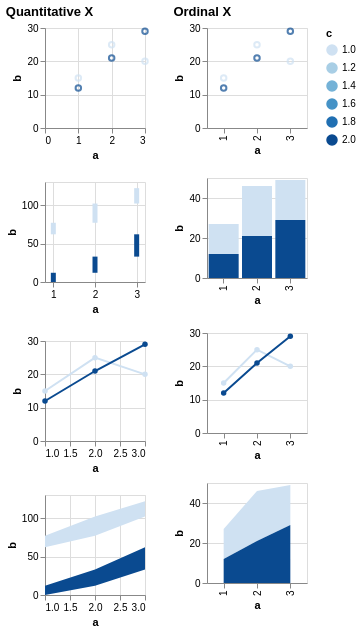

Here is the Vega-Lite specification saved for this chart:
### Vega specification from a JSON file in a GitHub repository (floating-point values rounded to 4 significant figures)
{"$schema": "https://vega.github.io/schema/vega/v6.json", "description": "Testing invalid", "background": "white", "padding": 5, "data": [{"name": "source_0", "values": [{"a": 1, "b": 15, "c": 1}, {"a": 2, "b": 25, "c": 1}, {"a": 3, "b": 20, "c": 1}, {"a": 1, "b": 12, "c": 2}, {"a": 2, "b": 21, "c": 2}, {"a": 3, "b": 29, "c": 2}, {"a": 1, "b": 8, "c": null}, {"a": 2, "b": 31, "c": null}, {"a": 3, "b": 49, "c": null}]}, {"name": "data_0", "source": "source_0", "transform": [{"type": "formula", "expr": "toNumber(datum[\"a\"])", "as": "a"}]}, {"name": "data_1", "source": "data_0", "transform": [{"type": "filter", "expr": "isValid(datum[\"a\"]) && isFinite(+datum[\"a\"]) && isValid(datum[\"b\"]) && isFinite(+datum[\"b\"]) && isValid(datum[\"c\"]) && isFinite(+datum[\"c\"])"}]}, {"name": "data_2", "source": "data_0", "transform": [{"type": "stack", "groupby": [], "field": "b", "sort": {"field": ["c"], "order": ["descending"]}, "as": ["b_start", "b_end"], "offset": "zero"}, {"type": "filter", "expr": "isValid(datum[\"a\"]) && isFinite(+datum[\"a\"]) && isValid(datum[\"b\"]) && isFinite(+datum[\"b\"]) && isValid(datum[\"c\"]) && isFinite(+datum[\"c\"])"}]}, {"name": "data_3", "source": "data_0", "transform": [{"type": "stack", "groupby": [], "field": "b", "sort": {"field": ["c"], "order": ["descending"]}, "as": ["b_start", "b_end"], "offset": "zero"}, {"type": "filter", "expr": "isValid(datum[\"a\"]) && isFinite(+datum[\"a\"]) && isValid(datum[\"b\"]) && isFinite(+datum[\"b\"]) && isValid(datum[\"c\"]) && isFinite(+datum[\"c\"])"}]}, {"name": "data_4", "source": "data_0", "transform": [{"type": "filter", "expr": "isValid(datum[\"b\"]) && isFinite(+datum[\"b\"]) && isValid(datum[\"c\"]) && isFinite(+datum[\"c\"])"}]}, {"name": "data_5", "source": "data_0", "transform": [{"type": "stack", "groupby": ["a"], "field": "b", "sort": {"field": ["c"], "order": ["descending"]}, "as": ["b_start", "b_end"], "offset": "zero"}, {"type": "filter", "expr": "isValid(datum[\"b\"]) && isFinite(+datum[\"b\"]) && isValid(datum[\"c\"]) && isFinite(+datum[\"c\"])"}]}, {"name": "data_6", "source": "data_0", "transform": [{"type": "impute", "field": "b", "groupby": ["c"], "key": "a", "method": "value", "value": 0}, {"type": "stack", "groupby": ["a"], "field": "b", "sort": {"field": ["c"], "order": ["descending"]}, "as": ["b_start", "b_end"], "offset": "zero"}, {"type": "filter", "expr": "isValid(datum[\"b\"]) && isFinite(+datum[\"b\"]) && isValid(datum[\"c\"]) && isFinite(+datum[\"c\"])"}]}], "signals": [{"name": "childWidth", "value": 100}, {"name": "concat_0_childHeight", "value": 100}, {"name": "concat_1_childHeight", "value": 100}], "layout": {"padding": 20, "bounds": "full", "align": "each"}, "marks": [{"type": "group", "name": "concat_0_group", "title": {"text": "Quantitative X", "anchor": "start"}, "layout": {"padding": 20, "columns": 1, "bounds": "full", "align": "each"}, "marks": [{"type": "group", "name": "concat_0_concat_0_group", "style": "cell", "encode": {"update": {"width": {"signal": "childWidth"}, "height": {"signal": "concat_0_childHeight"}}}, "marks": [{"name": "concat_0_concat_0_marks", "type": "symbol", "style": ["point"], "from": {"data": "data_1"}, "encode": {"update": {"opacity": {"value": 0.7}, "fill": {"value": "transparent"}, "stroke": {"scale": "color", "field": "c"}, "tooltip": {"signal": "{\"a\": format(datum[\"a\"], \"\"), \"b\": format(datum[\"b\"], \"\"), \"c\": format(datum[\"c\"], \"\")}"}, "ariaRoleDescription": {"value": "point"}, "description": {"signal": "\"a: \" + (format(datum[\"a\"], \"\")) + \"; b: \" + (format(datum[\"b\"], \"\")) + \"; c: \" + (format(datum[\"c\"], \"\"))"}, "x": {"scale": "concat_0_concat_0_x", "field": "a"}, "y": {"scale": "concat_0_concat_0_y", "field": "b"}}}}], "axes": [{"scale": "concat_0_concat_0_x", "orient": "bottom", "gridScale": "concat_0_concat_0_y", "grid": true, "tickCount": {"signal": "ceil(childWidth/40)"}, "domain": false, "labels": false, "aria": false, "maxExtent": 0, "minExtent": 0, "ticks": false, "zindex": 0}, {"scale": "concat_0_concat_0_y", "orient": "left", "gridScale": "concat_0_concat_0_x", "grid": true, "tickCount": {"signal": "ceil(concat_0_childHeight/40)"}, "domain": false, "labels": false, "aria": false, "maxExtent": 0, "minExtent": 0, "ticks": false, "zindex": 0}, {"scale": "concat_0_concat_0_x", "orient": "bottom", "grid": false, "title": "a", "labelFlush": true, "labelOverlap": true, "tickCount": {"signal": "ceil(childWidth/40)"}, "zindex": 0}, {"scale": "concat_0_concat_0_y", "orient": "left", "grid": false, "title": "b", "labelOverlap": true, "tickCount": {"signal": "ceil(concat_0_childHeight/40)"}, "zindex": 0}]}, {"type": "group", "name": "concat_0_concat_1_group", "style": "cell", "encode": {"update": {"width": {"signal": "childWidth"}, "height": {"signal": "concat_0_childHeight"}}}, "marks": [{"name": "concat_0_concat_1_marks", "type": "rect", "style": ["bar"], "from": {"data": "data_2"}, "encode": {"update": {"fill": {"scale": "color", "field": "c"}, "tooltip": {"signal": "{\"a\": format(datum[\"a\"], \"\"), \"b\": format(datum[\"b\"], \"\"), \"c\": format(datum[\"c\"], \"\")}"}, "ariaRoleDescription": {"value": "bar"}, "description": {"signal": "\"a: \" + (format(datum[\"a\"], \"\")) + \"; b: \" + (format(datum[\"b\"], \"\")) + \"; c: \" + (format(datum[\"c\"], \"\"))"}, "xc": {"scale": "concat_0_concat_1_x", "field": "a"}, "width": {"value": 5}, "y": {"scale": "concat_0_concat_1_y", "field": "b_end"}, "y2": {"scale": "concat_0_concat_1_y", "field": "b_start"}}}}], "axes": [{"scale": "concat_0_concat_1_x", "orient": "bottom", "gridScale": "concat_0_concat_1_y", "grid": true, "tickCount": {"signal": "ceil(childWidth/40)"}, "domain": false, "labels": false, "aria": false, "maxExtent": 0, "minExtent": 0, "ticks": false, "zindex": 0}, {"scale": "concat_0_concat_1_y", "orient": "left", "gridScale": "concat_0_concat_1_x", "grid": true, "tickCount": {"signal": "ceil(concat_0_childHeight/40)"}, "domain": false, "labels": false, "aria": false, "maxExtent": 0, "minExtent": 0, "ticks": false, "zindex": 0}, {"scale": "concat_0_concat_1_x", "orient": "bottom", "grid": false, "title": "a", "labelFlush": true, "labelOverlap": true, "tickCount": {"signal": "ceil(childWidth/40)"}, "zindex": 0}, {"scale": "concat_0_concat_1_y", "orient": "left", "grid": false, "title": "b", "labelOverlap": true, "tickCount": {"signal": "ceil(concat_0_childHeight/40)"}, "zindex": 0}]}, {"type": "group", "name": "concat_0_concat_2_group", "style": "cell", "encode": {"update": {"width": {"signal": "childWidth"}, "height": {"signal": "concat_0_childHeight"}}}, "marks": [{"name": "concat_0_concat_2_layer_0_pathgroup", "type": "group", "from": {"facet": {"name": "faceted_path_concat_0_concat_2_layer_0_main", "data": "data_1", "groupby": ["c"]}}, "encode": {"update": {"width": {"field": {"group": "width"}}, "height": {"field": {"group": "height"}}}}, "marks": [{"name": "concat_0_concat_2_layer_0_marks", "type": "line", "style": ["line"], "sort": {"field": "x"}, "from": {"data": "faceted_path_concat_0_concat_2_layer_0_main"}, "encode": {"update": {"stroke": {"scale": "color", "field": "c"}, "tooltip": {"signal": "{\"a\": format(datum[\"a\"], \"\"), \"b\": format(datum[\"b\"], \"\"), \"c\": format(datum[\"c\"], \"\")}"}, "description": {"signal": "\"a: \" + (format(datum[\"a\"], \"\")) + \"; b: \" + (format(datum[\"b\"], \"\")) + \"; c: \" + (format(datum[\"c\"], \"\"))"}, "x": {"scale": "concat_0_concat_2_x", "field": "a"}, "y": {"scale": "concat_0_concat_2_y", "field": "b"}}}}]}, {"name": "concat_0_concat_2_layer_1_marks", "type": "symbol", "style": ["point"], "from": {"data": "data_1"}, "encode": {"update": {"opacity": {"value": 1}, "fill": {"scale": "color", "field": "c"}, "tooltip": {"signal": "{\"a\": format(datum[\"a\"], \"\"), \"b\": format(datum[\"b\"], \"\"), \"c\": format(datum[\"c\"], \"\")}"}, "ariaRoleDescription": {"value": "point"}, "description": {"signal": "\"a: \" + (format(datum[\"a\"], \"\")) + \"; b: \" + (format(datum[\"b\"], \"\")) + \"; c: \" + (format(datum[\"c\"], \"\"))"}, "x": {"scale": "concat_0_concat_2_x", "field": "a"}, "y": {"scale": "concat_0_concat_2_y", "field": "b"}}}}], "axes": [{"scale": "concat_0_concat_2_x", "orient": "bottom", "gridScale": "concat_0_concat_2_y", "grid": true, "tickCount": {"signal": "ceil(childWidth/40)"}, "domain": false, "labels": false, "aria": false, "maxExtent": 0, "minExtent": 0, "ticks": false, "zindex": 0}, {"scale": "concat_0_concat_2_y", "orient": "left", "gridScale": "concat_0_concat_2_x", "grid": true, "tickCount": {"signal": "ceil(concat_0_childHeight/40)"}, "domain": false, "labels": false, "aria": false, "maxExtent": 0, "minExtent": 0, "ticks": false, "zindex": 0}, {"scale": "concat_0_concat_2_x", "orient": "bottom", "grid": false, "title": "a", "labelFlush": true, "labelOverlap": true, "tickCount": {"signal": "ceil(childWidth/40)"}, "zindex": 0}, {"scale": "concat_0_concat_2_y", "orient": "left", "grid": false, "title": "b", "labelOverlap": true, "tickCount": {"signal": "ceil(concat_0_childHeight/40)"}, "zindex": 0}]}, {"type": "group", "name": "concat_0_concat_3_group", "style": "cell", "encode": {"update": {"width": {"signal": "childWidth"}, "height": {"signal": "concat_0_childHeight"}}}, "marks": [{"name": "concat_0_concat_3_pathgroup", "type": "group", "from": {"facet": {"name": "faceted_path_concat_0_concat_3_main", "data": "data_3", "groupby": ["c"]}}, "encode": {"update": {"width": {"field": {"group": "width"}}, "height": {"field": {"group": "height"}}}}, "marks": [{"name": "concat_0_concat_3_marks", "type": "area", "style": ["area"], "sort": {"field": "x"}, "from": {"data": "faceted_path_concat_0_concat_3_main"}, "encode": {"update": {"orient": {"value": "vertical"}, "fill": {"scale": "color", "field": "c"}, "tooltip": {"signal": "{\"a\": format(datum[\"a\"], \"\"), \"b\": format(datum[\"b\"], \"\"), \"c\": format(datum[\"c\"], \"\")}"}, "description": {"signal": "\"a: \" + (format(datum[\"a\"], \"\")) + \"; b: \" + (format(datum[\"b\"], \"\")) + \"; c: \" + (format(datum[\"c\"], \"\"))"}, "x": {"scale": "concat_0_concat_3_x", "field": "a"}, "y": {"scale": "concat_0_concat_3_y", "field": "b_end"}, "y2": {"scale": "concat_0_concat_3_y", "field": "b_start"}}}}]}], "axes": [{"scale": "concat_0_concat_3_x", "orient": "bottom", "gridScale": "concat_0_concat_3_y", "grid": true, "tickCount": {"signal": "ceil(childWidth/40)"}, "domain": false, "labels": false, "aria": false, "maxExtent": 0, "minExtent": 0, "ticks": false, "zindex": 0}, {"scale": "concat_0_concat_3_y", "orient": "left", "gridScale": "concat_0_concat_3_x", "grid": true, "tickCount": {"signal": "ceil(concat_0_childHeight/40)"}, "domain": false, "labels": false, "aria": false, "maxExtent": 0, "minExtent": 0, "ticks": false, "zindex": 0}, {"scale": "concat_0_concat_3_x", "orient": "bottom", "grid": false, "title": "a", "labelFlush": true, "labelOverlap": true, "tickCount": {"signal": "ceil(childWidth/40)"}, "zindex": 0}, {"scale": "concat_0_concat_3_y", "orient": "left", "grid": false, "title": "b", "labelOverlap": true, "tickCount": {"signal": "ceil(concat_0_childHeight/40)"}, "zindex": 0}]}]}, {"type": "group", "name": "concat_1_group", "title": {"text": "Ordinal X", "anchor": "start"}, "layout": {"padding": 20, "columns": 1, "bounds": "full", "align": "each"}, "marks": [{"type": "group", "name": "concat_1_concat_0_group", "style": "cell", "encode": {"update": {"width": {"signal": "childWidth"}, "height": {"signal": "concat_1_childHeight"}}}, "marks": [{"name": "concat_1_concat_0_marks", "type": "symbol", "style": ["point"], "from": {"data": "data_4"}, "encode": {"update": {"opacity": {"value": 0.7}, "fill": {"value": "transparent"}, "stroke": {"scale": "color", "field": "c"}, "tooltip": {"signal": "{\"a\": isValid(datum[\"a\"]) ? datum[\"a\"] : \"\"+datum[\"a\"], \"b\": format(datum[\"b\"], \"\"), \"c\": format(datum[\"c\"], \"\")}"}, "ariaRoleDescription": {"value": "point"}, "description": {"signal": "\"a: \" + (isValid(datum[\"a\"]) ? datum[\"a\"] : \"\"+datum[\"a\"]) + \"; b: \" + (format(datum[\"b\"], \"\")) + \"; c: \" + (format(datum[\"c\"], \"\"))"}, "x": {"scale": "concat_1_concat_0_x", "field": "a"}, "y": {"scale": "concat_1_concat_0_y", "field": "b"}}}}], "axes": [{"scale": "concat_1_concat_0_y", "orient": "left", "gridScale": "concat_1_concat_0_x", "grid": true, "tickCount": {"signal": "ceil(concat_1_childHeight/40)"}, "domain": false, "labels": false, "aria": false, "maxExtent": 0, "minExtent": 0, "ticks": false, "zindex": 0}, {"scale": "concat_1_concat_0_x", "orient": "bottom", "grid": false, "title": "a", "labelAlign": "right", "labelAngle": 270, "labelBaseline": "middle", "zindex": 0}, {"scale": "concat_1_concat_0_y", "orient": "left", "grid": false, "title": "b", "labelOverlap": true, "tickCount": {"signal": "ceil(concat_1_childHeight/40)"}, "zindex": 0}]}, {"type": "group", "name": "concat_1_concat_1_group", "style": "cell", "encode": {"update": {"width": {"signal": "childWidth"}, "height": {"signal": "concat_1_childHeight"}}}, "marks": [{"name": "concat_1_concat_1_marks", "type": "rect", "style": ["bar"], "from": {"data": "data_5"}, "encode": {"update": {"fill": {"scale": "color", "field": "c"}, "tooltip": {"signal": "{\"a\": isValid(datum[\"a\"]) ? datum[\"a\"] : \"\"+datum[\"a\"], \"b\": format(datum[\"b\"], \"\"), \"c\": format(datum[\"c\"], \"\")}"}, "ariaRoleDescription": {"value": "bar"}, "description": {"signal": "\"a: \" + (isValid(datum[\"a\"]) ? datum[\"a\"] : \"\"+datum[\"a\"]) + \"; b: \" + (format(datum[\"b\"], \"\")) + \"; c: \" + (format(datum[\"c\"], \"\"))"}, "x": {"scale": "concat_1_concat_1_x", "field": "a"}, "width": {"signal": "max(0.25, bandwidth('concat_1_concat_1_x'))"}, "y": {"scale": "concat_1_concat_1_y", "field": "b_end"}, "y2": {"scale": "concat_1_concat_1_y", "field": "b_start"}}}}], "axes": [{"scale": "concat_1_concat_1_y", "orient": "left", "gridScale": "concat_1_concat_1_x", "grid": true, "tickCount": {"signal": "ceil(concat_1_childHeight/40)"}, "domain": false, "labels": false, "aria": false, "maxExtent": 0, "minExtent": 0, "ticks": false, "zindex": 0}, {"scale": "concat_1_concat_1_x", "orient": "bottom", "grid": false, "title": "a", "labelAlign": "right", "labelAngle": 270, "labelBaseline": "middle", "zindex": 0}, {"scale": "concat_1_concat_1_y", "orient": "left", "grid": false, "title": "b", "labelOverlap": true, "tickCount": {"signal": "ceil(concat_1_childHeight/40)"}, "zindex": 0}]}, {"type": "group", "name": "concat_1_concat_2_group", "style": "cell", "encode": {"update": {"width": {"signal": "childWidth"}, "height": {"signal": "concat_1_childHeight"}}}, "marks": [{"name": "concat_1_concat_2_layer_0_pathgroup", "type": "group", "from": {"facet": {"name": "faceted_path_concat_1_concat_2_layer_0_main", "data": "data_4", "groupby": ["c"]}}, "encode": {"update": {"width": {"field": {"group": "width"}}, "height": {"field": {"group": "height"}}}}, "marks": [{"name": "concat_1_concat_2_layer_0_marks", "type": "line", "style": ["line"], "sort": {"field": "x"}, "from": {"data": "faceted_path_concat_1_concat_2_layer_0_main"}, "encode": {"update": {"stroke": {"scale": "color", "field": "c"}, "tooltip": {"signal": "{\"a\": isValid(datum[\"a\"]) ? datum[\"a\"] : \"\"+datum[\"a\"], \"b\": format(datum[\"b\"], \"\"), \"c\": format(datum[\"c\"], \"\")}"}, "description": {"signal": "\"a: \" + (isValid(datum[\"a\"]) ? datum[\"a\"] : \"\"+datum[\"a\"]) + \"; b: \" + (format(datum[\"b\"], \"\")) + \"; c: \" + (format(datum[\"c\"], \"\"))"}, "x": {"scale": "concat_1_concat_2_x", "field": "a"}, "y": {"scale": "concat_1_concat_2_y", "field": "b"}}}}]}, {"name": "concat_1_concat_2_layer_1_marks", "type": "symbol", "style": ["point"], "from": {"data": "data_4"}, "encode": {"update": {"opacity": {"value": 1}, "fill": {"scale": "color", "field": "c"}, "tooltip": {"signal": "{\"a\": isValid(datum[\"a\"]) ? datum[\"a\"] : \"\"+datum[\"a\"], \"b\": format(datum[\"b\"], \"\"), \"c\": format(datum[\"c\"], \"\")}"}, "ariaRoleDescription": {"value": "point"}, "description": {"signal": "\"a: \" + (isValid(datum[\"a\"]) ? datum[\"a\"] : \"\"+datum[\"a\"]) + \"; b: \" + (format(datum[\"b\"], \"\")) + \"; c: \" + (format(datum[\"c\"], \"\"))"}, "x": {"scale": "concat_1_concat_2_x", "field": "a"}, "y": {"scale": "concat_1_concat_2_y", "field": "b"}}}}], "axes": [{"scale": "concat_1_concat_2_y", "orient": "left", "gridScale": "concat_1_concat_2_x", "grid": true, "tickCount": {"signal": "ceil(concat_1_childHeight/40)"}, "domain": false, "labels": false, "aria": false, "maxExtent": 0, "minExtent": 0, "ticks": false, "zindex": 0}, {"scale": "concat_1_concat_2_x", "orient": "bottom", "grid": false, "title": "a", "labelAlign": "right", "labelAngle": 270, "labelBaseline": "middle", "zindex": 0}, {"scale": "concat_1_concat_2_y", "orient": "left", "grid": false, "title": "b", "labelOverlap": true, "tickCount": {"signal": "ceil(concat_1_childHeight/40)"}, "zindex": 0}]}, {"type": "group", "name": "concat_1_concat_3_group", "style": "cell", "encode": {"update": {"width": {"signal": "childWidth"}, "height": {"signal": "concat_1_childHeight"}}}, "marks": [{"name": "concat_1_concat_3_pathgroup", "type": "group", "from": {"facet": {"name": "faceted_path_concat_1_concat_3_main", "data": "data_6", "groupby": ["c"]}}, "encode": {"update": {"width": {"field": {"group": "width"}}, "height": {"field": {"group": "height"}}}}, "marks": [{"name": "concat_1_concat_3_marks", "type": "area", "style": ["area"], "sort": {"field": "x"}, "from": {"data": "faceted_path_concat_1_concat_3_main"}, "encode": {"update": {"orient": {"value": "vertical"}, "fill": {"scale": "color", "field": "c"}, "tooltip": {"signal": "{\"a\": isValid(datum[\"a\"]) ? datum[\"a\"] : \"\"+datum[\"a\"], \"b\": format(datum[\"b\"], \"\"), \"c\": format(datum[\"c\"], \"\")}"}, "description": {"signal": "\"a: \" + (isValid(datum[\"a\"]) ? datum[\"a\"] : \"\"+datum[\"a\"]) + \"; b: \" + (format(datum[\"b\"], \"\")) + \"; c: \" + (format(datum[\"c\"], \"\"))"}, "x": {"scale": "concat_1_concat_3_x", "field": "a"}, "y": {"scale": "concat_1_concat_3_y", "field": "b_end"}, "y2": {"scale": "concat_1_concat_3_y", "field": "b_start"}}}}]}], "axes": [{"scale": "concat_1_concat_3_y", "orient": "left", "gridScale": "concat_1_concat_3_x", "grid": true, "tickCount": {"signal": "ceil(concat_1_childHeight/40)"}, "domain": false, "labels": false, "aria": false, "maxExtent": 0, "minExtent": 0, "ticks": false, "zindex": 0}, {"scale": "concat_1_concat_3_x", "orient": "bottom", "grid": false, "title": "a", "labelAlign": "right", "labelAngle": 270, "labelBaseline": "middle", "zindex": 0}, {"scale": "concat_1_concat_3_y", "orient": "left", "grid": false, "title": "b", "labelOverlap": true, "tickCount": {"signal": "ceil(concat_1_childHeight/40)"}, "zindex": 0}]}]}], "scales": [{"name": "color", "type": "linear", "domain": {"fields": [{"data": "data_1", "field": "c"}, {"data": "data_2", "field": "c"}, {"data": "data_3", "field": "c"}, {"data": "data_4", "field": "c"}, {"data": "data_5", "field": "c"}, {"data": "data_6", "field": "c"}]}, "range": "ramp", "interpolate": "hcl", "zero": false}, {"name": "concat_0_concat_0_x", "type": "linear", "domain": {"data": "data_1", "field": "a"}, "range": [0, {"signal": "childWidth"}], "nice": true, "zero": true}, {"name": "concat_0_concat_0_y", "type": "linear", "domain": {"data": "data_1", "field": "b"}, "range": [{"signal": "concat_0_childHeight"}, 0], "nice": true, "zero": true}, {"name": "concat_0_concat_1_x", "type": "linear", "domain": {"data": "data_2", "field": "a"}, "range": [0, {"signal": "childWidth"}], "nice": true, "zero": false, "padding": 5}, {"name": "concat_0_concat_1_y", "type": "linear", "domain": {"data": "data_2", "fields": ["b_start", "b_end"]}, "range": [{"signal": "concat_0_childHeight"}, 0], "nice": true, "zero": true}, {"name": "concat_0_concat_2_x", "type": "linear", "domain": {"data": "data_1", "field": "a"}, "range": [0, {"signal": "childWidth"}], "nice": true, "zero": false}, {"name": "concat_0_concat_2_y", "type": "linear", "domain": {"data": "data_1", "field": "b"}, "range": [{"signal": "concat_0_childHeight"}, 0], "nice": true, "zero": true}, {"name": "concat_0_concat_3_x", "type": "linear", "domain": {"data": "data_3", "field": "a"}, "range": [0, {"signal": "childWidth"}], "nice": true, "zero": false}, {"name": "concat_0_concat_3_y", "type": "linear", "domain": {"data": "data_3", "fields": ["b_start", "b_end"]}, "range": [{"signal": "concat_0_childHeight"}, 0], "nice": true, "zero": true}, {"name": "concat_1_concat_0_x", "type": "point", "domain": {"data": "data_4", "field": "a", "sort": true}, "range": [0, {"signal": "childWidth"}], "padding": 0.5}, {"name": "concat_1_concat_0_y", "type": "linear", "domain": {"data": "data_4", "field": "b"}, "range": [{"signal": "concat_1_childHeight"}, 0], "nice": true, "zero": true}, {"name": "concat_1_concat_1_x", "type": "band", "domain": {"data": "data_5", "field": "a", "sort": true}, "range": [0, {"signal": "childWidth"}], "paddingInner": 0.1, "paddingOuter": 0.05}, {"name": "concat_1_concat_1_y", "type": "linear", "domain": {"data": "data_5", "fields": ["b_start", "b_end"]}, "range": [{"signal": "concat_1_childHeight"}, 0], "nice": true, "zero": true}, {"name": "concat_1_concat_2_x", "type": "point", "domain": {"data": "data_4", "field": "a", "sort": true}, "range": [0, {"signal": "childWidth"}], "padding": 0.5}, {"name": "concat_1_concat_2_y", "type": "linear", "domain": {"data": "data_4", "field": "b"}, "range": [{"signal": "concat_1_childHeight"}, 0], "nice": true, "zero": true}, {"name": "concat_1_concat_3_x", "type": "point", "domain": {"data": "data_6", "field": "a", "sort": true}, "range": [0, {"signal": "childWidth"}], "padding": 0.5}, {"name": "concat_1_concat_3_y", "type": "linear", "domain": {"data": "data_6", "fields": ["b_start", "b_end"]}, "range": [{"signal": "concat_1_childHeight"}, 0], "nice": true, "zero": true}], "legends": [{"stroke": "color", "gradientLength": {"signal": "clamp(concat_0_childHeight, 64, 200)"}, "title": "c", "encode": {"gradient": {"update": {"opacity": {"value": 0.7}}}}, "fill": "color"}], "config": {"mark": {"tooltip": true}}}
